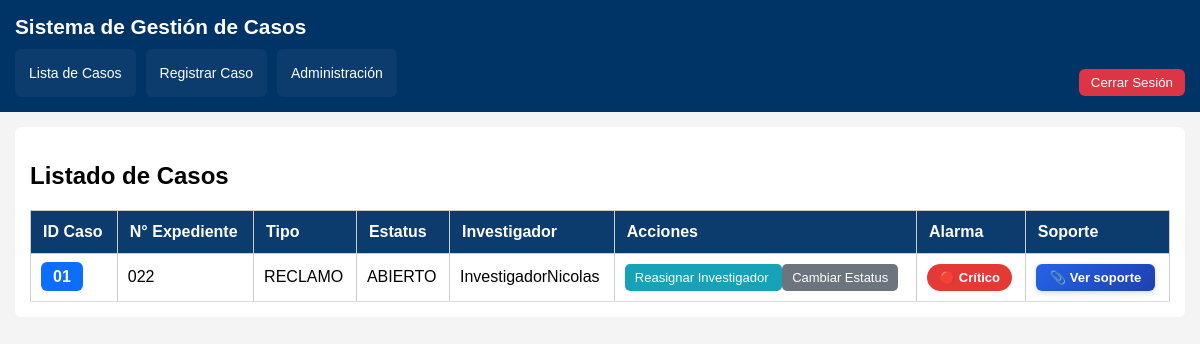
The page /casos/ (signed in) on the database as committed earlier.
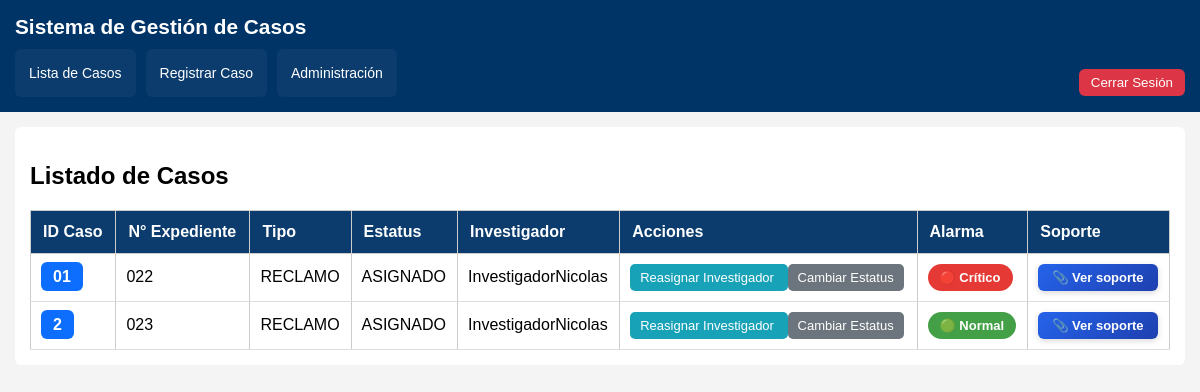
The same page on the database as committed later.
### casos/models.py (models this page shows)
class Caso(models.Model):
    id_caso = models.CharField(max_length=50)
    nro_expediente = models.CharField(max_length=50)
    investigador = models.ForeignKey(
        'usuarios.Usuario',
        on_delete=models.SET_NULL,
        null=True,
        blank=True
    )
    fecha_inicio = models.DateField()
    fecha_creacion = models.DateTimeField(auto_now_add=True)
    dias = models.IntegerField()
    mes = models.CharField(max_length=20)
    movil_afectado = models.CharField(max_length=100)
    TIPOS_CASO = [
    ('GESTION', 'Gestión'),
    ('RECLAMO', 'Reclamo'),
    ('CASO', 'Caso'),
    ]
    tipo_caso = models.CharField(
        max_length=20,
        choices=TIPOS_CASO
    )
    tipo_irregularidad = models.CharField(max_length=100)
    subtipo_irregularidad = models.CharField(max_length=100)
    objetivo_agraviado = models.CharField(max_length=200)
    incidencia = models.TextField()
    duracion_dias = models.IntegerField()
    descripcion_modus_operandi = models.TextField()
    area_apoyo = models.CharField(max_length=200)
    deteccion_procedencia = models.TextField()
    diagnostico = models.TextField()
    actuaciones = models.TextField()
    conclusiones = models.TextField()
    observaciones = models.TextField()
    soporte = models.FileField(
        upload_to='soportes/',
        validators=[
            FileExtensionValidator(
                allowed_extensions=['pdf', 'jpg', 'jpeg', 'png']
            )
        ],
        blank=True,
        null=True
    )
    ESTATUS = [
        ('ABIERTO', 'Abierto'),
        ('ASIGNADO', 'Asignado'),
        ('CERRADO', 'Cerrado'),
    ]
    estatus = models.CharField(max_length=20, choices=ESTATUS)

### usuarios/models.py (models this page shows, shortened)
class Usuario(AbstractUser):
    ROLES = (
        ('ADMIN', 'Administrador'),
        ('INV', 'Investigador'),
    )
    rol = models.CharField(
        max_length=5,
        choices=ROLES,
        default='INV'
    )
    def is_admin(self):
        return self.rol == 'ADMIN' or self.is_superuser

### casos/views.py (the view)
# urls.py: path('', views.listar_casos, name='listar_casos'),
@login_required
def listar_casos(request):
    modo = request.GET.get('modo', None)
    if request.user.is_admin():
        casos = Caso.objects.all()
    else:
        casos = Caso.objects.filter(investigador=request.user)
    hoy = timezone.now()
    for caso in casos:
        dias = (hoy - caso.fecha_creacion).days
        if dias >= 10:
            caso.nivel_alarma = "critico"
        elif dias >= 5:
            caso.nivel_alarma = "advertencia"
        else:
            caso.nivel_alarma = "normal"
    return render(request, 'casos/listar.html', {
        'casos': casos,
        'modo': modo
    })

### casos/context_processors.py (called while the page is built)
def alarmas_globales(request):
    if not request.user.is_authenticated:
        return {}
    alarmas = []
    hoy = timezone.now().date()
    if request.user.is_staff:
        sin_asignar = Caso.objects.filter(estatus='Abierto').count()
        if sin_asignar > 0:
            alarmas.append(f"Hay {sin_asignar} casos sin asignar")
    casos = Caso.objects.filter(fecha_inicio__isnull=False)
    for caso in casos:
        if hasattr(caso, 'duracion_dias') and caso.fecha_inicio and caso.duracion_dias:
            fecha_limite = caso.fecha_inicio + timedelta(days=caso.duracion_dias)
            if fecha_limite < hoy:
                alarmas.append(f"El caso {caso.id_caso} está vencido")
    return {
        'alarmas': alarmas
    }

### templates/casos/listar.html (shortened to what this page needs)
{% extends 'base.html' %}
{% block contenido %}
<h2>Listado de Casos</h2>
<table>
    <thead>
        <tr>
            <th>ID Caso</th>
            <th>N° Expediente</th>
            <th>Tipo</th>
            <th>Estatus</th>
            <th>Investigador</th>
            <th>Acciones</th>
            <th>Alarma</th>
            <th>Soporte</th>
        </tr>
    </thead>
    <tbody>
        {% for caso in casos %}
        <tr>
            <td>
                <a href="{% url 'detalle_caso' caso.id %}" class="btn-id-caso">
                    {{ caso.id_caso }}
                </a>
            </td>
            <td>{{ caso.nro_expediente }}</td>
            <td>{{ caso.tipo_caso }}</td>
            <td>{{ caso.estatus }}</td>
            <td>
                {% if caso.investigador %}
                    {{ caso.investigador.username }}
                {% else %}
                    Sin asignar
                {% endif %}
            </td>
            <td>
                {% if request.user.is_admin %}
                    {% if not caso.investigador %}
                        <a href="{% url 'asignar_investigador' caso.id %}" class="btn-accion">
                            Asignar Investigador
                        </a>
                    {% else %}
                        <a href="{% url 'asignar_investigador' caso.id %}" class="btn-accion">
                            Reasignar Investigador
                        </a>
                    {% endif %}
                    <a href="{% url 'cambiar_estatus' caso.id %}" class="btn-accion-sec">
                        Cambiar Estatus
                    </a>
                {% endif %}
            </td>
            <td>
                {% if caso.nivel_alarma == "critico" %}
                    <span class="badge-critico">🔴 Crítico</span>
                {% elif caso.nivel_alarma == "advertencia" %}
                    <span class="badge-advertencia">🟡 Advertencia</span>
                {% else %}
                    <span class="badge-normal">🟢 Normal</span>
                {% endif %}
            </td>
            <td>
                {% if caso.soporte %}
                    <a href="{{ caso.soporte.url }}" target="_blank" class="btn-soporte">
                        📎 <b>Ver soporte</b>
                    </a>
                {% else %}
                    <span class="text-muted">Sin soporte</span>
                {% endif %}
            </td>
        </tr>
        {% endfor %}
    </tbody>
</table>
{% endblock %}

### templates/base.html (shortened to what this page needs)
{% load static %}
<!DOCTYPE html>
<html lang="es">
<head>
    <link rel="stylesheet" href="{% static 'css/estilos.css' %}">
</head>
<body>
<header>
    <h1>Sistema de Gestión de Casos</h1>
    <nav>
        {% if request.user.is_admin %}
            <a href="{% url 'listar_casos' %}" class="nav-btn">
                Lista de Casos
            </a>
        {% endif %}
        <div class="nav-buttons">
            <a href="{% url 'crear_caso' %}" class="nav-btn">
                    Registrar Caso
            </a>
        </div>
        {% if user.is_staff %}
            <a href="{% url 'panel_admin' %}" class="nav-btn">
                Administración
            </a>
        {% endif %}
        {% if user.is_authenticated %}
            <form action="{% url 'logout' %}" method="post" class="logout-form">
                <button type="submit" class="btn-logout">
                    Cerrar Sesión
                </button>
            </form>
        {% endif %}
    </nav>
</header>
<main>
    {% block contenido %}
    {% endblock %}
</main>
</body>
</html>

### static/css/estilos.css (style rules this page uses)
* { box-sizing: border-box; }
body { font-family: Arial, sans-serif; margin: 0; background: #f4f4f4; }
header { background: #003366; color: white; padding: 15px; }
header h1 { margin: 0; font-size: 1.3rem; }
nav { display: flex; flex-wrap: wrap; gap: 10px; margin-top: 10px; }
nav a { color: white; text-decoration: none; background: #0055aa; padding: 8px 12px; border-radius: 4px; }
main { padding: 15px; background: white; margin: 15px; border-radius: 6px; }
table { width: 100%; border-collapse: collapse; }
th { background: #eee; }
th, td { padding: 10px; border: 1px solid #ccc; text-align: left; }
form { max-width: 600px; }
button { margin-top: 20px; padding: 10px; background: #003366; color: white; border: none; border-radius: 4px; cursor: pointer; }
table { width: 100%; border-collapse: collapse; background: white; }
th { background: #0b3c6d; color: white; padding: 12px; text-align: left; }
td { padding: 10px; border-bottom: 1px solid #ddd; }
.nav-btn { background-color: #0b3c6d; color: white; padding: 16px 14px; font-size: 14px; border-radius: 6px; text-decoration: none; display: inline-block; }
a { text-decoration: none; color: inherit; }
.btn-accion { background-color: #17a2b8; color: white; padding: 6px 10px; border-radius: 5px; font-size: 13px; }
.btn-accion-sec { background-color: #6c757d; color: white; padding: 6px 10px; border-radius: 5px; font-size: 13px; }
.btn-id-caso { background-color: #0d6efd; color: white; padding: 6px 12px; border-radius: 6px; font-weight: bold; text-decoration: none; transition: 0.2s ease-in-out; }
.logout-form { display: inline; margin-left: auto; }
.btn-logout { background-color: #dc3545; color: white; border: none; padding: 6px 12px; border-radius: 6px; cursor: pointer; font-weight: 500; transition: 0.2s; }
.badge-normal { background-color: #43a047; color: white; padding: 6px 12px; border-radius: 20px; font-size: 13px; font-weight: bold; }
.badge-critico { background-color: #e53935; color: white; padding: 6px 12px; border-radius: 20px; font-size: 13px; font-weight: bold; animation: parpadeo 1s infinite alternate; }
.btn-soporte { display: inline-block; padding: 6px 14px; font-size: 13px; font-weight: 500; color: #ffffff; background: linear-gradient(135deg, #2563eb, #1e40af); border-radius: 6px; text-decoration: none; transition: all 0.25s ease; box-shadow: 0 2px 6px rgba(0, 0, 0, 0.15); }

Rows that differ between the two databases and show on the page:
changed Caso (number 1 of 2 on the later page): estatus "ABIERTO" → "ASIGNADO"
added Caso: id_caso "2", nro_expediente "023", tipo_caso "RECLAMO", estatus "ASIGNADO", investigador.username "InvestigadorNicolas", shows "Reasignar Investigador", shows "🟢 Normal"
